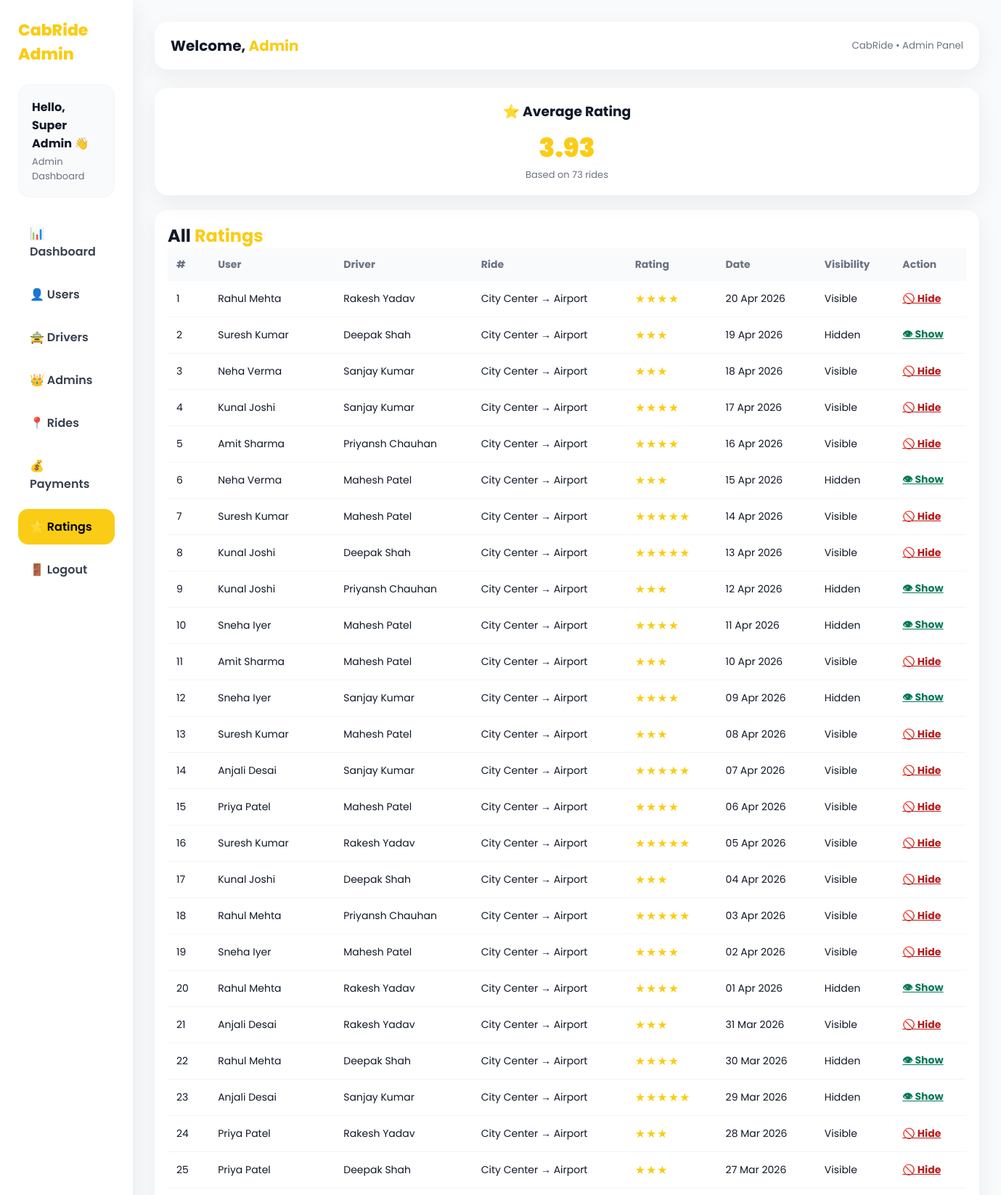
Screenshot of /admin/ratings.php (signed in, upper part) with the database file from the repository.
### tables this page shows
CREATE TABLE `ratings` (
  `id` int(11) NOT NULL,
  `booking_id` int(11) NOT NULL,
  `user_id` int(11) NOT NULL,
  `driver_id` int(11) NOT NULL,
  `rating` int(11) DEFAULT NULL CHECK (`rating` between 1 and 5),
  `created_at` timestamp NOT NULL DEFAULT current_timestamp(),
  `is_visible` tinyint(1) DEFAULT 1
);

CREATE TABLE `users` (
  `id` int(11) NOT NULL,
  `full_name` varchar(100) NOT NULL,
  `email` varchar(100) NOT NULL,
  `mobile` varchar(15) NOT NULL,
  `password` varchar(255) NOT NULL,
  `status` enum('active','inactive') DEFAULT 'active',
  `created_at` timestamp NOT NULL DEFAULT current_timestamp(),
  `img` varchar(255) NOT NULL DEFAULT '123_unknown.jpg'
);

CREATE TABLE `drivers` (
  `id` int(11) NOT NULL,
  `full_name` varchar(100) NOT NULL,
  `email` varchar(100) NOT NULL,
  `mobile` varchar(15) NOT NULL,
  `password` varchar(255) NOT NULL,
  `license_number` varchar(50) NOT NULL,
  `vehicle_type` enum('Mini','Sedan','SUV') NOT NULL,
  `availability` enum('online','offline') DEFAULT 'offline',
  `status` enum('pending','approved','blocked') DEFAULT 'pending',
  `created_at` timestamp NOT NULL DEFAULT current_timestamp(),
  `img` varchar(255) NOT NULL DEFAULT '123_unknown.jpg'
);

CREATE TABLE `bookings` (
  `id` int(11) NOT NULL,
  `user_id` int(11) NOT NULL,
  `driver_id` int(11) DEFAULT NULL,
  `pickup_location` varchar(255) NOT NULL,
  `drop_location` varchar(255) NOT NULL,
  `distance_km` decimal(6,2) NOT NULL,
  `fare` decimal(10,2) NOT NULL,
  `status` enum('requested','accepted','ongoing','completed','cancelled') DEFAULT 'requested',
  `booking_time` timestamp NOT NULL DEFAULT current_timestamp()
);

### admin/ratings.php (the view, shortened to what this page needs)
<?php
include("../config/db.php");
if (!isset($_SESSION['admin_id'])) { ?>
<?php }
$admin_name = $_SESSION['admin_name'];
$sql = "
SELECT
    r.id,
    r.rating,
    r.created_at,
    u.full_name AS user_name,
    d.full_name AS driver_name,
    b.pickup_location,
    b.drop_location,
    r.is_visible
FROM ratings r,users u,drivers d,bookings b
WHERE u.id = r.user_id
AND d.id = r.driver_id
AND b.id = r.booking_id
ORDER BY r.created_at DESC
";
$result = mysqli_query($link, $sql);
?>
<!DOCTYPE html>
<html lang="en">
<head>
</head>
<body>
    <div class="wrapper">
        <div class="sidebar">
            <div class="brand">CabRide Admin</div>
            <div class="profile-box">
                <h3>Hello, <?= $admin_name; ?> 👋</h3>
                <p>Admin Dashboard</p>
            </div>
            <div class="menu">
                <a href="dashboard.php">📊 Dashboard</a>
                <a href="users.php">👤 Users</a>
                <a href="drivers.php">🚖 Drivers</a>
                <a href="admins.php">👑 Admins</a>
                <a href="rides.php">📍 Rides</a>
                <a href="payments.php">💰 Payments</a>
                <a class="active" href="ratings.php">⭐ Ratings</a>
                <a href="logout.php">🚪 Logout</a>
            </div>
        </div>
        <div class="main">
            <div class="topbar">
                <h2>Welcome, <span>Admin</span></h2>
                <small style="color:#6b7280;">CabRide • Admin Panel</small>
            </div>
            <div style="display:grid;grid-template-columns:repeat(auto-fit,minmax(220px,1fr));gap:18px;margin-bottom:20px;">
                <?php
                $avgSql = "
                            SELECT
                                ROUND(AVG(rating), 2) AS avg_rating,
                                COUNT(*) AS total_ratings
                            FROM ratings
                            WHERE is_visible = 1
                            ";
                $avgResult = mysqli_query($link, $avgSql);
                $avgRow = mysqli_fetch_assoc($avgResult);
                $avg_rating   = $avgRow['avg_rating'] ?? 0;
                $totalRatings = $avgRow['total_ratings'] ?? 0;
                ?>
                <div class="card" style="text-align:center;">
                    <h3 style="margin-bottom:8px;">⭐ Average Rating</h3>
                    <div style="font-size:36px;font-weight:900;color:#facc15;">
                        <?= $avg_rating; ?>
                    </div>
                    <p style="color:#6b7280;font-size:13px;">
                        Based on <?= $totalRatings; ?> rides
                    </p>
                </div>
            </div>
            <div class="card">
                <h2>All <span style="color:#facc15">Ratings</span></h2>
                <table>
                    <thead>
                        <tr>
                            <th>#</th>
                            <th>User</th>
                            <th>Driver</th>
                            <th>Ride</th>
                            <th>Rating</th>
                            <th>Date</th>
                            <th>Visibility</th>
                            <th>Action</th>
                        </tr>
                    </thead>
                    <tbody>
                        <?php
                        if (mysqli_num_rows($result) > 0) {
                            $i = 1;
                            while ($row = mysqli_fetch_assoc($result)) {
                                extract($row);
                                $stars = str_repeat("★", $rating);
                        ?>
                                <tr>
                                    <td><?= $i++; ?></td>
                                    <td><?= $user_name; ?></td>
                                    <td><?= $driver_name; ?></td>
                                    <td>
                                        <?= $pickup_location; ?> →
                                        <?= $drop_location; ?>
                                    </td>
                                    <td class="stars"><?= $stars; ?></td>
                                    <td><?= date("d M Y", strtotime($created_at)); ?></td>
                                    <td>
                                        <?= $is_visible ? 'Visible' : 'Hidden'; ?>
                                    </td>
                                    <td>
                                        <?php if ($is_visible) { ?>
                                            <a href="submit/toggle_rating.php?id=<?= $id; ?>&action=hide"
                                                onclick="return confirm('Hide this rating?')"
                                                style="color:#b91c1c;font-weight:700;">
                                                🚫 Hide
                                            </a>
                                        <?php } else { ?>
                                            <a href="submit/toggle_rating.php?id=<?= $id; ?>&action=show"
                                                onclick="return confirm('Show this rating?')"
                                                style="color:#047857;font-weight:700;">
                                                👁 Show
                                            </a>
                                        <?php } ?>
                                    </td>
                                </tr>
                            <?php }
                        } else { ?>
                            <tr>
                                <td colspan="7" class="no-data">No ratings found ⭐</td>
                            </tr>
                        <?php } ?>
                    </tbody>
                </table>
            </div>
        </div>
    </div>
</body>
</html>

### admin/ratings.php (style rules this page uses)
* { margin: 0; padding: 0; box-sizing: border-box; font-family: 'Poppins', sans-serif }
body { background: #f9fafb; color: #111827 }
.wrapper { display: flex; min-height: 100vh }
.sidebar { width: 260px; background: #fff; box-shadow: 0 10px 30px rgba(0, 0, 0, .08); padding: 25px }
.brand { font-size: 22px; font-weight: 800; color: #facc15; margin-bottom: 25px }
.profile-box { background: #f9fafb; border-radius: 16px; padding: 18px; margin-bottom: 25px; border: 1px solid #f1f5f9 }
.profile-box h3 { font-size: 16px; margin-bottom: 3px }
.profile-box p { font-size: 13px; color: #6b7280 }
.menu a { display: block; padding: 12px 16px; border-radius: 14px; margin-bottom: 10px; text-decoration: none; color: #374151; font-weight: 600 }
.menu a:hover, .menu a.active { background: #facc15; color: #000 }
.main { flex: 1; padding: 30px }
.topbar { background: #fff; padding: 18px 22px; border-radius: 18px; box-shadow: 0 10px 30px rgba(0, 0, 0, .06); display: flex; justify-content: space-between; align-items: center; margin-bottom: 25px }
.topbar h2 { font-size: 20px }
.topbar span { color: #facc15; font-weight: 700 }
.card { background: #fff; padding: 18px; border-radius: 18px; box-shadow: 0 10px 30px rgba(0, 0, 0, .06); overflow: auto }
table { width: 100%; border-collapse: collapse; min-width: 1100px }
th, td { padding: 12px; font-size: 14px; text-align: left }
th { background: #f9fafb; color: #6b7280 }
tr:not(:last-child) td { border-bottom: 1px solid #f1f5f9 }
.stars { color: #facc15; font-size: 16px; letter-spacing: 1px; }

### rows the page displays
ratings: user.full_name "Rahul Mehta", driver.full_name "Rakesh Yadav", booking.pickup_location "City Center", booking.drop_location "Airport", rating "★★★★", created_at "20 Apr 2026", is_visible "Visible"
ratings: user.full_name "Suresh Kumar", driver.full_name "Deepak Shah", booking.pickup_location "City Center", booking.drop_location "Airport", rating "★★★", created_at "19 Apr 2026", is_visible "Hidden"
ratings: user.full_name "Neha Verma", driver.full_name "Sanjay Kumar", booking.pickup_location "City Center", booking.drop_location "Airport", rating "★★★", created_at "18 Apr 2026", is_visible "Visible"
ratings: user.full_name "Kunal Joshi", driver.full_name "Sanjay Kumar", booking.pickup_location "City Center", booking.drop_location "Airport", rating "★★★★", created_at "17 Apr 2026", is_visible "Visible"
ratings: user.full_name "Amit Sharma", driver.full_name "Priyansh Chauhan", booking.pickup_location "City Center", booking.drop_location "Airport", rating "★★★★", created_at "16 Apr 2026", is_visible "Visible"
ratings: user.full_name "Neha Verma", driver.full_name "Mahesh Patel", booking.pickup_location "City Center", booking.drop_location "Airport", rating "★★★", created_at "15 Apr 2026", is_visible "Hidden"
ratings: user.full_name "Suresh Kumar", driver.full_name "Mahesh Patel", booking.pickup_location "City Center", booking.drop_location "Airport", rating "★★★★★", created_at "14 Apr 2026", is_visible "Visible"
ratings: user.full_name "Kunal Joshi", driver.full_name "Deepak Shah", booking.pickup_location "City Center", booking.drop_location "Airport", rating "★★★★★", created_at "13 Apr 2026", is_visible "Visible"
ratings: user.full_name "Kunal Joshi", driver.full_name "Priyansh Chauhan", booking.pickup_location "City Center", booking.drop_location "Airport", rating "★★★", created_at "12 Apr 2026", is_visible "Hidden"
ratings: user.full_name "Sneha Iyer", driver.full_name "Mahesh Patel", booking.pickup_location "City Center", booking.drop_location "Airport", rating "★★★★", created_at "11 Apr 2026", is_visible "Hidden"
ratings: user.full_name "Amit Sharma", driver.full_name "Mahesh Patel", booking.pickup_location "City Center", booking.drop_location "Airport", rating "★★★", created_at "10 Apr 2026", is_visible "Visible"
ratings: user.full_name "Sneha Iyer", driver.full_name "Sanjay Kumar", booking.pickup_location "City Center", booking.drop_location "Airport", rating "★★★★", created_at "09 Apr 2026", is_visible "Hidden"
ratings: user.full_name "Suresh Kumar", driver.full_name "Mahesh Patel", booking.pickup_location "City Center", booking.drop_location "Airport", rating "★★★", created_at "08 Apr 2026", is_visible "Visible"
ratings: user.full_name "Anjali Desai", driver.full_name "Sanjay Kumar", booking.pickup_location "City Center", booking.drop_location "Airport", rating "★★★★★", created_at "07 Apr 2026", is_visible "Visible"
ratings: user.full_name "Priya Patel", driver.full_name "Mahesh Patel", booking.pickup_location "City Center", booking.drop_location "Airport", rating "★★★★", created_at "06 Apr 2026", is_visible "Visible"
ratings: user.full_name "Suresh Kumar", driver.full_name "Rakesh Yadav", booking.pickup_location "City Center", booking.drop_location "Airport", rating "★★★★★", created_at "05 Apr 2026", is_visible "Visible"
ratings: user.full_name "Kunal Joshi", driver.full_name "Deepak Shah", booking.pickup_location "City Center", booking.drop_location "Airport", rating "★★★", created_at "04 Apr 2026", is_visible "Visible"
ratings: user.full_name "Rahul Mehta", driver.full_name "Priyansh Chauhan", booking.pickup_location "City Center", booking.drop_location "Airport", rating "★★★★★", created_at "03 Apr 2026", is_visible "Visible"
ratings: user.full_name "Sneha Iyer", driver.full_name "Mahesh Patel", booking.pickup_location "City Center", booking.drop_location "Airport", rating "★★★★", created_at "02 Apr 2026", is_visible "Visible"
ratings: user.full_name "Rahul Mehta", driver.full_name "Rakesh Yadav", booking.pickup_location "City Center", booking.drop_location "Airport", rating "★★★★", created_at "01 Apr 2026", is_visible "Hidden"
ratings: user.full_name "Anjali Desai", driver.full_name "Rakesh Yadav", booking.pickup_location "City Center", booking.drop_location "Airport", rating "★★★", created_at "31 Mar 2026", is_visible "Visible"
ratings: user.full_name "Rahul Mehta", driver.full_name "Deepak Shah", booking.pickup_location "City Center", booking.drop_location "Airport", rating "★★★★", created_at "30 Mar 2026", is_visible "Hidden"
ratings: user.full_name "Anjali Desai", driver.full_name "Sanjay Kumar", booking.pickup_location "City Center", booking.drop_location "Airport", rating "★★★★★", created_at "29 Mar 2026", is_visible "Hidden"
ratings: user.full_name "Priya Patel", driver.full_name "Rakesh Yadav", booking.pickup_location "City Center", booking.drop_location "Airport", rating "★★★", created_at "28 Mar 2026", is_visible "Visible"
ratings: user.full_name "Priya Patel", driver.full_name "Deepak Shah", booking.pickup_location "City Center", booking.drop_location "Airport", rating "★★★", created_at "27 Mar 2026", is_visible "Visible"

### other values shown
$admin_name "Super Admin"
$avg_rating "3.93"
$totalRatings "73"
